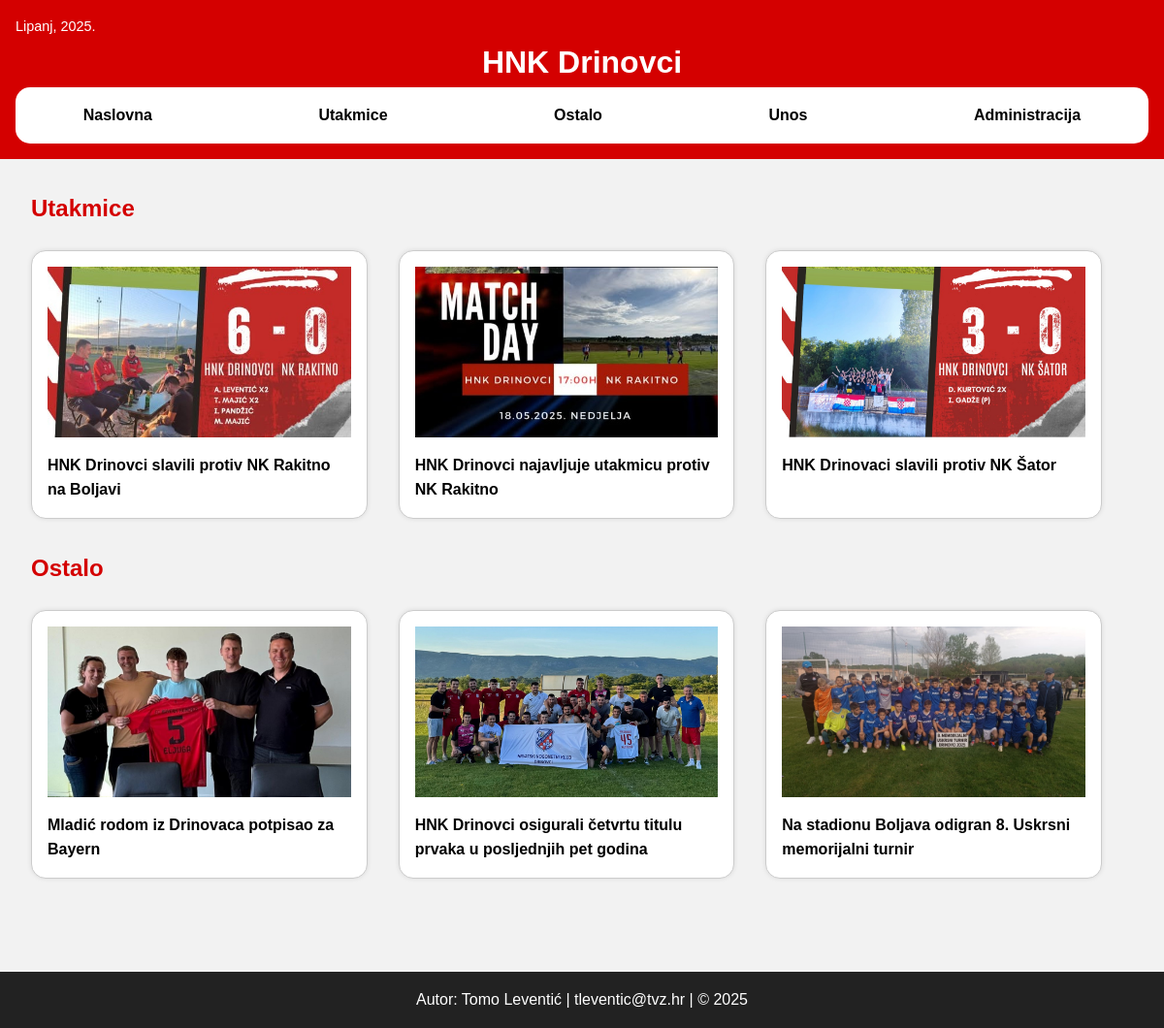
The page / on the database its author committed.
### tables this page shows
CREATE TABLE `vijesti` (
  `id` int(11) NOT NULL,
  `naslov` varchar(255) NOT NULL,
  `sazetak` text NOT NULL,
  `tekst` text NOT NULL,
  `slika` varchar(255) DEFAULT NULL,
  `kategorija` varchar(50) NOT NULL,
  `arhiva` tinyint(1) DEFAULT 0,
  `datum` datetime DEFAULT current_timestamp()
);

### index.php (the view, shortened to what this page needs)
<?php
$conn = new mysqli("localhost", "root", "", "hnkdrinovci");
$conn->set_charset("utf8mb4");
function prikaziKategoriju($kategorija, $naslov) {
    global $conn;
    $stmt = $conn->prepare("SELECT * FROM vijesti WHERE kategorija = ? AND arhiva = 0 ORDER BY datum DESC");
    $stmt->bind_param("s", $kategorija);
    $stmt->execute();
    $result = $stmt->get_result();
    echo "<section class='category'><h2>$naslov</h2><div class='articles'>";
    while ($row = $result->fetch_assoc()) {
        echo '<article>
                <a href="clanak.php?id=' . $row['id'] . '">
                    <img src="' . $row['slika'] . '" alt="">
                    <h3>' . htmlspecialchars($row['naslov']) . '</h3>
                </a>
            </article>';
    }
    echo "</div></section>";
}
?>
<!DOCTYPE html>
<html lang="hr">
<head>
    <link rel="stylesheet" href="style.css">
</head>
<body>
    <header>
        <div class="date">Lipanj, 2025.</div>
        <h1>HNK Drinovci</h1>
        <nav>
            <ul>
                <li><a href="index.php">Naslovna</a></li>
                <li><a href="kategorija.php?kategorija=utakmice">Utakmice</a></li>
                <li><a href="kategorija.php?kategorija=ostalo">Ostalo</a></li>
                <li><a href="unos.php">Unos</a></li>
                <li><a href="administrator.php">Administracija</a></li>
            </ul>
        </nav>
    </header>
    <main>
        <?php
        prikaziKategoriju("utakmice", "Utakmice");
        prikaziKategoriju("ostalo", "Ostalo");
        ?>
    </main>
    <footer>
        <p>Autor: Tomo Leventić | tleventic@tvz.hr | © 2025</p>
    </footer>
</body>
</html>

### style.css (style rules this page uses)
* { margin: 0; padding: 0; box-sizing: border-box; }
body { font-family: Arial, sans-serif; background: #f2f2f2; color: #000; line-height: 1.6; align-items: center; }
a { color: #000; text-decoration: none; }
header { background: #d40000; color: white; padding: 1em; text-align: center; }
header .date { text-align: left; font-size: 0.9em; }
nav ul { display: flex; justify-content: space-around; gap: 2em; list-style: none; background: white; padding: 1em 0; border-radius: 15px; }
nav ul li a { text-decoration: none; color: black; font-weight: bold; }
main { padding: 2em; }
.category h2 { color: #d40000; margin-bottom: 1em; }
.articles { display: flex; flex-wrap: wrap; justify-content: flex-start; gap: 2em; margin-bottom: 2em; }
article { background: white; border: 1px solid #ccc; border-radius: 15px; padding: 1em; width: calc(33.33% - 2em); box-shadow: 0 0 5px rgba(0, 0, 0, 0.1); }
article img { width: 100%; height: auto; }
article h3 { font-size: 1em; margin-top: 0.5em; }
footer { background: #222; color: white; text-align: center; padding: 1em; margin-top: 2em; }

### rows shown on the page
vijesti: slika (picture), naslov "HNK Drinovci slavili protiv NK Rakitno na Boljavi"
vijesti: slika (picture), naslov "HNK Drinovci najavljuje utakmicu protiv NK Rakitno"
vijesti: slika (picture), naslov "HNK Drinovaci slavili protiv NK Šator"
vijesti: slika (picture), naslov "Mladić rodom iz Drinovaca potpisao za Bayern"
vijesti: slika (picture), naslov "HNK Drinovci osigurali četvrtu titulu prvaka u posljednjih pet godina"
vijesti: slika (picture), naslov "Na stadionu Boljava odigran 8. Uskrsni memorijalni turnir"

### other values the page prints
$naslov "Utakmice Ostalo"
